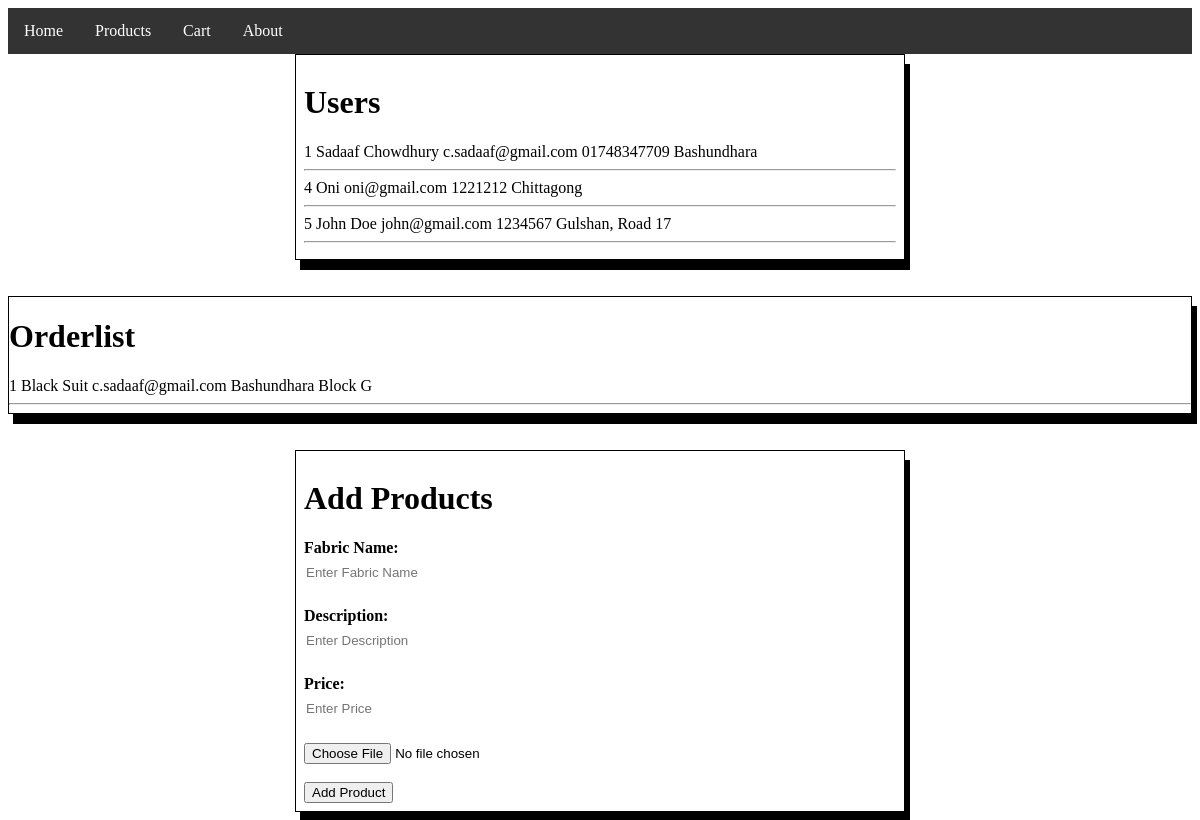
The app's page /adminpage.php with its own data.
### tables this page shows
CREATE TABLE `users` (
  `id` int(11) NOT NULL,
  `name` varchar(100) NOT NULL,
  `email` varchar(50) NOT NULL,
  `number` varchar(20) NOT NULL,
  `password` varchar(50) NOT NULL,
  `address` varchar(100) DEFAULT NULL
);

CREATE TABLE `orderlist` (
  `id` int(11) NOT NULL,
  `fabricName` varchar(50) DEFAULT NULL,
  `email` varchar(50) DEFAULT NULL,
  `address` varchar(100) DEFAULT NULL
);

### adminpage.php (the view, shortened to what this page needs)
<!DOCTYPE html>
<html>
<head>
<link rel="stylesheet" type="text/css" href="style.css">
</head>
<body>
<ul>
  <li><a href="index.php">Home</a></li>
  <li><a href="#news">Products</a></li>
  <li><a href="#contact">Cart</a></li>
  <li><a href="#about">About</a></li>
</ul>
<div class="users">
	<h1>Users</h1>
	<?php
	include_once('config.php');
	$sql = "SELECT id, name, email, number, address
			FROM users
			ORDER BY id";
	$result = $conn->query($sql);
	if ($result->num_rows > 0) {
		while($row = $result->fetch_assoc()) {
			echo "<tr>";
			echo "<td>".$row['id']."</td>"." ";
			echo "<td>".$row['name']."</td>"." ";
			echo "<td>".$row['email']."</td>"." ";
			echo "<td>".$row['number']."</td>"." ";
			echo "<td>".$row['address']."</td>"." ";
			echo "</tr>";
			echo "<br>";
			echo "<hr>";
		}
	} else {
		echo "0 results";
	}
?>
</div>
<br><br>
<div class="orderlist">
<h1>Orderlist</h1>
<?php
$sql = "SELECT id, fabricName, email, address
			FROM orderlist
			ORDER BY id";
	$result = $conn->query($sql);
	if ($result->num_rows > 0) {
		while($row = $result->fetch_assoc()) {
			echo "<tr>";
			echo "<td>".$row['id']."</td>"." ";
			echo "<td>".$row['fabricName']."</td>"." ";
			echo "<td>".$row['email']."</td>"." ";
			echo "<td>".$row['address']."</td>"." ";
			echo "</tr>";
			echo "<br>";
			echo "<hr>";
		}
	} else {
		echo "0 results";
	}
?>
</div>
<br><br>
<div class="addProducts">
<h1>Add Products</h1>
<form method="post" action="" enctype='multipart/form-data'>
	<label><b>Fabric Name:</b></label><br>
	<input class="fields" type="text" placeholder="Enter Fabric Name" name="fabricName" id="fabricName" required><br><br>
	<label><b>Description:</b></label><br>
	<input class="fields" style="width:250px;"  type="text" placeholder="Enter Description" name="description" id="description" required><br><br>
	<label><b>Price:</b></label><br>
	<input class="fields" type="number" placeholder="Enter Price" name="price" id="price" required><br><br>
	<input type='file' name='file' /><br><br>
	<input type="submit" name="addproduct" value="Add Product"></input>
</form>
</div>
</body>
</html>

### style.css (style rules this page uses)
ul { list-style-type: none; margin: 0; padding: 0; overflow: hidden; background-color: #333; }
li { float: left; }
li a { display: block; color: white; text-align: center; padding: 14px 16px; text-decoration: none; }
.fields { border-radius: 20px; border-style:none; height: 30px; }
.users { margin:auto; border: 1px solid black; box-shadow: 5px 10px; }
.orderlist { margin:auto; border: 1px solid black; box-shadow: 5px 10px; }
.addProducts { margin:auto; border: 1px solid black; box-shadow: 5px 10px; }
.users { padding:8px; width: 50%; margin: auto; }
.addProducts { padding:8px; width: 50%; margin: auto; }

### records on screen
users: id "1", name "Sadaaf Chowdhury", email "c.sadaaf@gmail.com", number "01748347709", address "Bashundhara"
users: id "4", name "Oni", email "oni@gmail.com", number "1221212", address "Chittagong"
users: id "5", name "John Doe", email "john@gmail.com", number "1234567", address "Gulshan, Road 17"
orderlist: id "1", fabricName "Black Suit", email "c.sadaaf@gmail.com", address "Bashundhara Block G"
